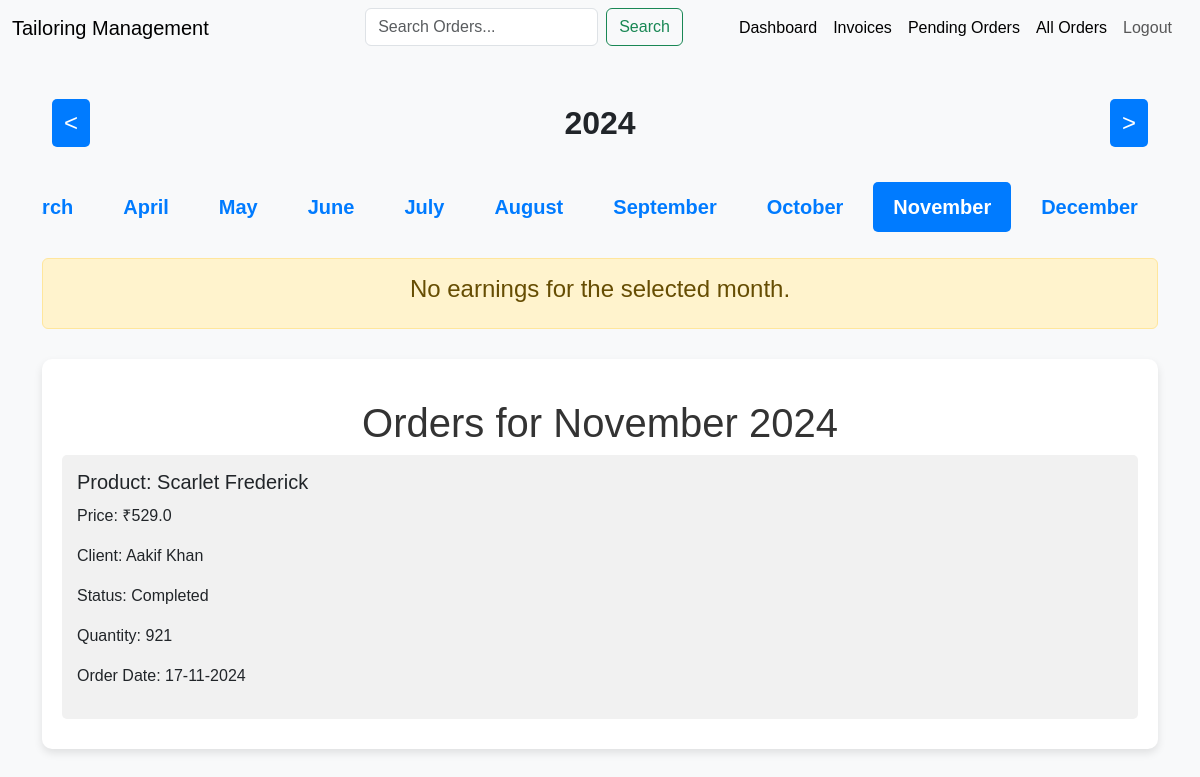
The page /orders?year=2024&month=11 (signed in) on the database its author committed.
### model.py (models this page shows, shortened)
class Order(db.Model):
    __tablename__ = 'orders'
    id: Mapped[int] = mapped_column(Integer, primary_key=True)
    order_date: Mapped[datetime] = mapped_column(DateTime, nullable=False, default=datetime.utcnow)
    deadline: Mapped[datetime] = mapped_column(DateTime, nullable=False)
    product_name: Mapped[str] = mapped_column(String(50), nullable=False)
    price: Mapped[float] = mapped_column(Float, nullable=False)
    status: Mapped[str] = mapped_column(String(20), nullable=False, default="Pending")
    quantity: Mapped[int] = mapped_column(Integer, nullable=False, default=1)
    client_id: Mapped[int] = mapped_column(Integer, db.ForeignKey('clients.id'), nullable=False)
    client: Mapped[Client] = relationship("Client", back_populates="orders")
    admin_id: Mapped[int] = mapped_column(Integer, db.ForeignKey('admins.id'), nullable=False)
    admin: Mapped["Admin"] = relationship("Admin", back_populates="orders")

class Client(db.Model):
    __tablename__ = 'clients'
    id: Mapped[int] = mapped_column(Integer, primary_key=True)
    name: Mapped[str] = mapped_column(String(100), nullable=False)
    street: Mapped[str] = mapped_column(String(250))
    city: Mapped[str] = mapped_column(String(15))
    phone_number: Mapped[str] = mapped_column(String(20))
    admin_id: Mapped[int] = mapped_column(Integer, db.ForeignKey('admins.id'), nullable=False)
    admin: Mapped["Admin"] = relationship("Admin", back_populates="clients")
    orders: Mapped[list["Order"]] = relationship("Order", back_populates="client", lazy="dynamic")

### main.py (the view)
@app.route('/orders', methods=['GET'])
@login_required
def orders():
    current_year = int(request.args.get('year', datetime.now().year))
    month = request.args.get('month', None)
    if month:
        month = int(month)
        orders = Order.query.filter(
            db.extract('year', Order.order_date) == current_year,
            db.extract('month', Order.order_date) == int(month),
            Order.admin_id == current_user.id
        ).all()
        total_earnings = db.session.query(db.func.sum(Order.price * Order.quantity)).filter(
            db.extract('year', Order.order_date) == current_year,
            db.extract('month', Order.order_date) == month,
            Order.status == 'Paid'
        ).scalar() or 0
    else:
        orders = []
        total_earnings = 0
    return render_template('all_orders.html', current_year=current_year, orders=orders, month=month, total_earnings=total_earnings)

### main.py (called while the page is built)
@login_manager.user_loader
def load_user(admin_id):
    return db.get_or_404(Admin, admin_id)

### templates/all_orders.html (shortened to what this page needs)
<!DOCTYPE html>
<html lang="en">
<head>
    <link href="https://cdn.jsdelivr.net/npm/bootstrap@5.3.1/dist/css/bootstrap.min.css" rel="stylesheet">
</head>
<body>
{% include 'header.html' %}
<div class="container mt-5">
    <div class="year-selector">
        <form action="{{ url_for('orders') }}" method="GET" style="display: inline;">
            <button type="submit" class="btn prev">&lt;</button>
        </form>
        <h3>{{ current_year }}</h3>
        <form action="{{ url_for('orders') }}" method="GET" style="display: inline;">
            <button type="submit" class="btn next">&gt;</button>
        </form>
    </div>
    <div class="month-container" id="month-container">
        {% set months = [
            ('January', 1), ('February', 2), ('March', 3), ('April', 4),
            ('May', 5), ('June', 6), ('July', 7), ('August', 8),
            ('September', 9), ('October', 10), ('November', 11), ('December', 12)
        ] %}
        {% for month_name, month_number in months %}
            <a href="{{ url_for('orders', year=current_year, month=month_number) }}"
               class="{% if month == month_number %}selected{% endif %}"
               id="month-{{ month_number }}">
                {{ month_name }}
            </a>
        {% endfor %}
    </div>
    {% if total_earnings %}
    <div class="alert alert-success text-center mt-3">
        <h4>Total Earnings for {{ months[month-1][0] }} {{ current_year }}:  ₹{{ total_earnings }}</h4>
    </div>
    {% else %}
    <div class="alert alert-warning text-center mt-3">
        <h4>No earnings for the selected month.</h4>
    </div>
    {% endif %}
    {% if orders %}
        <div class="order-list">
            <h1>Orders for {{ months[month-1][0] }} {{ current_year }}</h1>
            {% for order in orders %}
                <div class="order-item">
                    <h5>Product: {{ order.product_name }}</h5>
                    <p>Price: ₹{{ order.price }}</p>
                    <p>Client: {{ order.client.name }}</p>
                    <p>Status: {{ order.status }}</p>
                    <p>Quantity: {{ order.quantity }}</p>
                    <p>Order Date: {{ order.order_date.strftime('%d-%m-%Y') }}</p>
                </div>
            {% endfor %}
        </div>
    {% elif month %}
        <p class="text-center text-warning mt-4 fs-4 fw-bold">
            No orders available for {{ months[month-1][0] }} {{ current_year }}.
        </p>
    {% endif %}
</div>
</body>
</html>

### templates/all_orders.html (style rules this page uses)
body { background-color: #f8f9fa; font-family: 'Arial', sans-serif; }
h1 { font-size: 2.5rem; color: #333; text-align: center; margin-top: 20px; }
.month-container { display: flex; justify-content: flex-start; flex-wrap: nowrap; gap: 10px; margin-top: 30px; overflow-x: auto; padding-bottom: 10px; white-space: nowrap; }
.month-container a { font-size: 1.25rem; color: #007bff; text-decoration: none; font-weight: bold; padding: 10px 20px; border-radius: 5px; transition: background-color 0.3s ease, transform 0.3s ease; white-space: nowrap; }
.month-container a.selected { background-color: #007bff; color: #fff; }
.year-selector { text-align: center; margin-bottom: 40px; position: relative; }
.year-selector button { font-size: 1.5rem; position: absolute; top: 50%; transform: translateY(-50%); background-color: #007bff; color: #fff; border: none; border-radius: 5px; transition: background-color 0.3s ease; }
.year-selector .prev { left: 10px; }
.year-selector .next { right: 10px; }
.year-selector h3 { font-size: 2rem; font-weight: bold; display: inline; margin: 0 20px; }
.order-list { margin-top: 30px; padding: 20px; background-color: #fff; border-radius: 10px; box-shadow: 0 4px 8px rgba(0, 0, 0, 0.1); }
.order-item { margin-bottom: 10px; padding: 15px; background-color: #f1f1f1; border-radius: 5px; }
.order-item h5 { margin-bottom: 10px; }

### rows shown on the page
Order: product_name "Scarlet Frederick", price "529.0", client.name "Aakif Khan", status "Completed", quantity "921", order_date "17-11-2024"

### other values the page prints
{{ current_year }} "2024"
{{ month_name }} "April" "May" "June" "July" "August" "September" "October" "November" "December"
{{ months[month-1][0] }} "November"
